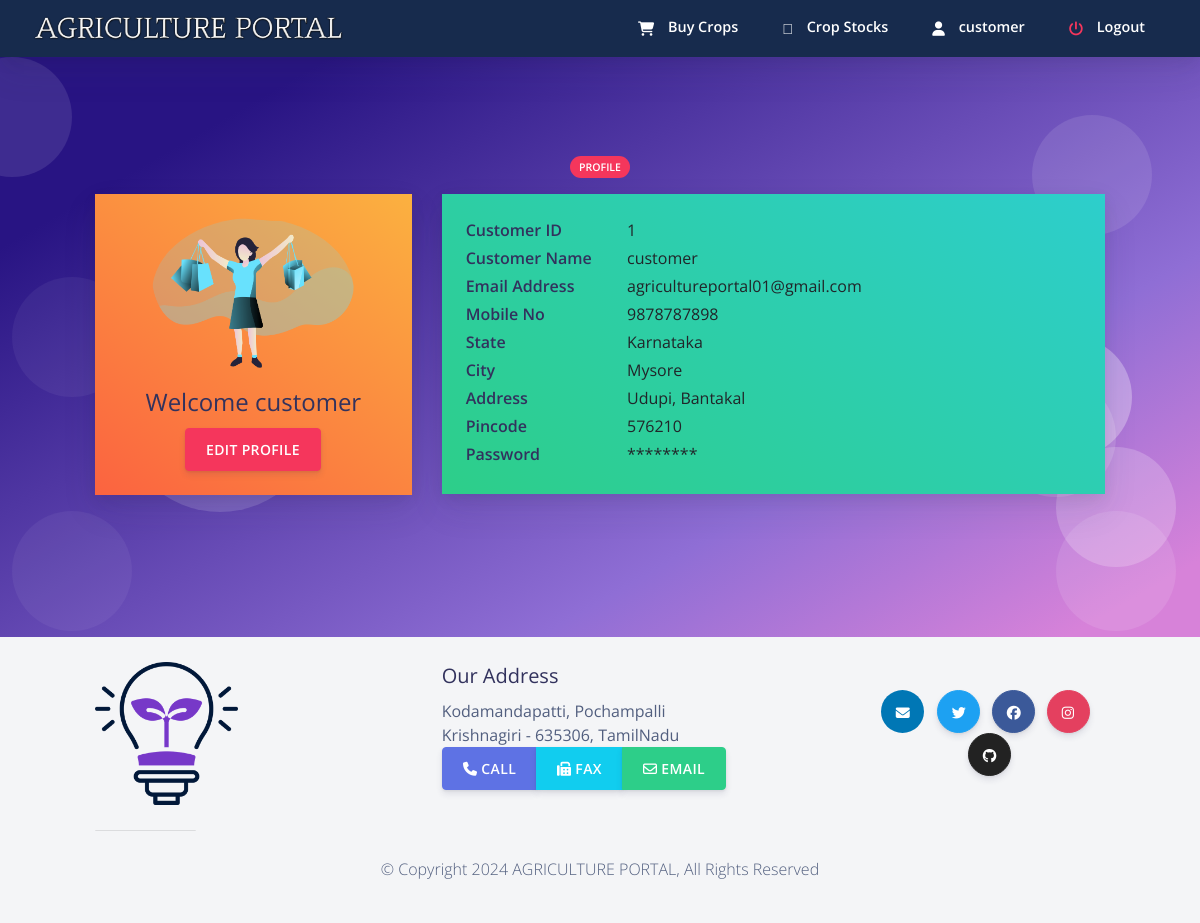
Screenshot of /customer/cprofile.php (signed in) with the database file from the repository.
### tables this page shows
CREATE TABLE `custlogin` (
  `cust_id` int(20) NOT NULL,
  `cust_name` varchar(255) NOT NULL,
  `password` varchar(255) NOT NULL,
  `email` varchar(255) NOT NULL,
  `address` varchar(255) NOT NULL,
  `city` varchar(255) NOT NULL,
  `pincode` varchar(255) NOT NULL,
  `state` varchar(255) NOT NULL,
  `phone_no` varchar(255) NOT NULL,
  `otp` int(50) NOT NULL
);

### customer/csession.php (called while the page is built, shortened)
<?php
$conn = mysqli_connect("localhost", "root", "", "agriculture_portal");
$user_check = $_SESSION['customer_login_user'];
$query = "SELECT cust_name from custlogin where email = '$user_check'";
$ses_sql = mysqli_query($conn, $query);
$row = mysqli_fetch_assoc($ses_sql);
$login_session = $row['cust_name'];
?>

### customer/cprofile.php (the view, shortened to what this page needs)
<?php
include ('csession.php');
$query4 = "SELECT * from custlogin where email='$user_check'";
              $ses_sq4 = mysqli_query($conn, $query4);
              $row4 = mysqli_fetch_assoc($ses_sq4);
              $para1 = $row4['cust_id'];
              $para2 = $row4['cust_name'];
			  $para5 = $row4['email'];
			  $para6 = $row4['phone_no'];
			  $para7 = $row4['state'];
			  $para8 = $row4['city'];
			  $para9 = $row4['address'];
			  $para10 = $row4['pincode'];
?>
<!DOCTYPE html>
<html>
<?php include ('cheader.php');  ?>
  <body class="bg-white" id="top">
<?php include ('cnav.php');  ?>
  <section class="section section-shaped section-lg">
    <div class="shape shape-style-1 shape-primary">
      <span></span>
      <span></span>
      <span></span>
      <span></span>
      <span></span>
      <span></span>
    </div>
<div class="container ">
    	 <div class="row">
          <div class="col-md-8 mx-auto text-center">
            <span class="badge badge-danger badge-pill mb-3">Profile</span>
          </div>
        </div>
          <div class="row row-content">
            <div class="col-md-4 mb-3">
				<div class="card">
                <div class="card-body bg-gradient-warning">
                  <div class="d-flex flex-column align-items-center text-center">
                    <img src="../assets/img/customers.png" alt="student" class="rounded-circle img-fluid" width="202px">
                    <div class="mt-3">
                      <h4>                Welcome     <?php echo $login_session ?></h4>
                      		  <button data-toggle="modal" data-target="#edit" class="btn btn-danger">Edit Profile</button>
                    </div>
                  </div>
                </div>
              </div>
            </div>
                <div class="col-md-8">
              <div class="card mb-3">
                <div class="card-body bg-gradient-success">
                  <div class="row mb-1">
                    <div class="col-sm-3">
                      <h6 class="mb-0 font-weight-bold">Customer ID</h6>
                    </div>
                    <div class="col-sm-9 text-dark">
                      <?php echo $para1 ?>
                    </div>
                  </div>
                  <div class="row mb-1">
                    <div class="col-sm-3">
                      <h6 class="mb-0 font-weight-bold">Customer Name</h6>
                    </div>
                    <div class="col-sm-9 text-dark">
                      <?php echo $para2 ?>
                    </div>
                  </div>
                  <div class="row mb-1">
                    <div class="col-sm-3">
                      <h6 class="mb-0 font-weight-bold">Email Address</h6>
                    </div>
                    <div class="col-sm-9 text-dark">
                      <?php echo $para5 ?>
                    </div>
                  </div>
				    <div class="row mb-1">
                    <div class="col-sm-3">
                      <h6 class="mb-0 font-weight-bold">Mobile No</h6>
                    </div>
                    <div class="col-sm-9 text-dark">
                      <?php echo $para6 ?>
                    </div>
                  </div>
				       <div class="row mb-1">
                    <div class="col-sm-3">
                      <h6 class="mb-0 font-weight-bold">State</h6>
                    </div>
                    <div class="col-sm-9 text-dark">
                      <?php echo $para7 ?>
                    </div>
                  </div>
				       <div class="row mb-1">
                    <div class="col-sm-3">
                      <h6 class="mb-0 font-weight-bold">City</h6>
                    </div>
                    <div class="col-sm-9 text-dark">
                      <?php echo $para8 ?>
                    </div>
                  </div>
				     <div class="row mb-1">
                    <div class="col-sm-3">
                      <h6 class="mb-0 font-weight-bold">Address</h6>
                    </div>
                    <div class="col-sm-9 text-dark">
                      <?php echo $para9 ?>
                    </div>
                  </div>
				     <div class="row mb-1">
                    <div class="col-sm-3">
                      <h6 class="mb-0 font-weight-bold">Pincode</h6>
                    </div>
                    <div class="col-sm-9 text-dark">
                      <?php echo $para10 ?>
                    </div>
                  </div>
				     <div class="row mb-1">
                    <div class="col-sm-3">
                      <h6 class="mb-0 font-weight-bold">Password</h6>
                    </div>
                    <div class="col-sm-9 text-dark">
                      ********
                    </div>
                  </div>
                </div>
              </div>
            </div>
          </div>
        </div>
</section>
    <?php require("footer.php");?>
</body>
</html>

### customer/cheader.php (shortened to what this page needs)
<head>
	<link rel="stylesheet" href="https://stackpath.bootstrapcdn.com/bootstrap/4.3.1/css/bootstrap.min.css"
>
	<link rel="stylesheet" href="https://pro.fontawesome.com/releases/v5.10.0/css/all.css"
/>
	<link rel="stylesheet" href=" https://cdnjs.cloudflare.com/ajax/libs/bootstrap-social/5.1.1/bootstrap-social.min.css "/>
  <link href="https://use.fontawesome.com/releases/v5.0.6/css/all.css" rel="stylesheet">
  <link href="../assets/css/nucleo-icons.css" rel="stylesheet" />
  <link href="../assets/css/nucleo-svg.css" rel="stylesheet" />
  <link rel="stylesheet" type="text/css" href="https://cdn.datatables.net/1.12.1/css/jquery.dataTables.css">
  <link rel="stylesheet" href="../assets/css/creativetim.min.css" type="text/css">
</head>

### customer/cnav.php (shortened to what this page needs)
 <nav
   id="navbar-main"
   class="
     navbar navbar-main navbar-expand-lg
     bg-default
     navbar-light
     position-sticky
     top-0
     shadow
     py-0
   "
 >
   <div class="container-fluid">
     <ul class="navbar-nav navbar-nav-hover align-items-lg-center">
       <li class="nav-item dropdown">
         <a href="../index.php" class="navbar-brand mr-lg-5 text-white">
                            <img src="../assets/img/nav.png" />
         </a>
       </li>
     </ul>
     <div class="navbar-collapse collapse bg-default" id="navbar_global">
       <ul class="navbar-nav align-items-lg-center ml-auto topnav">
 <li class="nav-item">
           <a href="cbuy_crops.php" class="nav-link">
             <span class="text-white nav-link-inner--text font-weight-bold"
               ><i class="text-white fas fa-shopping-cart"></i> Buy Crops</span
             >
           </a>
         </li>
<li class="nav-item">
           <a href="cstock_crop.php" class="nav-link">
             <span class="text-white nav-link-inner--text font-weight-bold"
               ><i class="text-white fad fa-store-alt"></i> Crop Stocks</span
             >
           </a>
         </li>
  <li class="nav-item">
           <a href="cprofile.php" class="nav-link">
             <span class="text-white nav-link-inner--text font-weight-bold"
               ><i class="text-white fas fa-user"></i> <?php echo $para2 ?> </span
             >
           </a>
         </li>
  <li class="nav-item">
           <a href="clogout.php" class="nav-link">
             <span class="text-white nav-link-inner--text font-weight-bold"
               ><i class="text-danger fas fa-power-off"></i> Logout </span
             >
           </a>
         </li>
       </ul>
     </div>
   </div>
 </nav>

### customer/footer.php (shortened to what this page needs)
<footer class="footer">
       <div class="container">
                   <div class="row">
               <div class="col-4 col-md-2   align-self-center">
                   <img class="align-text-center img-fluid"  src="../assets/img/footer-logo.png" />
               </div>
               <div class="offset-sm-2 col-5 ">
                   <h5>Our Address</h5>
                   <address>
                   Kodamandapatti, Pochampalli<br>
	              Krishnagiri - 635306, TamilNadu<br>
	              <div class="btn-group text-center" role="group">
                   <a role="button" class="btn btn-primary" href="tel:+919448936339"><i class="fa fa-phone"></i> Call</a>
                   <a role="button" class="btn btn-info" href="tel:+918233294006"> <i class="fa fa-fax"></i> Fax</a>
                   <a role="button" class="btn btn-success" href="mailto:info@sode-edu.in"> <i class="fa fa-envelope-o"></i> Email</a>
               </div>
	           </address>
               </div>
               <div class="col-12 col-md-3 align-self-center">
           <div class="social-network  text-center">
      <button target="_blank" href="/" rel="nofollow" class="btn btn-icon-only btn-linkedin rounded-circle" data-toggle="tooltip" data-original-title="Mail Us">
           <span class="btn-inner--icon"><i class="fas fa-envelope"></i></span>
         </button>
         <button target="_blank" href="/" rel="nofollow" class="btn btn-icon-only btn-twitter rounded-circle" data-toggle="tooltip" data-original-title="Follow us">
           <span class="btn-inner--icon"><i class="fab fa-twitter"></i></span>
         </button>
         <button target="_blank" href="/" rel="nofollow" class="btn-icon-only rounded-circle btn btn-facebook" data-toggle="tooltip" data-original-title="Like us">
           <span class="btn-inner--icon"><i class="fab fa-facebook"></i></span>
         </button>
         <button target="_blank" href="/" rel="nofollow" class="btn btn-icon-only btn-instagram rounded-circle" data-toggle="tooltip" data-original-title="Follow us">
           <span class="btn-inner--icon"><i class="fab fa-instagram "></i></span>
         </button>
         <button target="_blank" href="/" rel="nofollow" class="btn btn-icon-only btn-github rounded-circle" data-toggle="tooltip" data-original-title="Star on Github">
           <span class="btn-inner--icon"><i class="fab fa-github"></i></span>
         </button>
			</div>
			</div>
          </div>
	   <hr>
          <div class="row justify-content-center">
                    <div class="col-auto">
                   <p>&copy; Copyright 2024 AGRICULTURE PORTAL, All Rights Reserved </p>
               </div>
          </div>
       </div>
   </footer>

### customer/cnav.php (style rules this page uses)
.topnav a { border-bottom: 3px solid transparent; }

### rows the page displays
custlogin: cust_name "customer", cust_id "1", email "agricultureportal01@gmail.com", phone_no "9878787898", state "Karnataka", city "Mysore", address "Udupi, Bantakal", pincode "576210"
